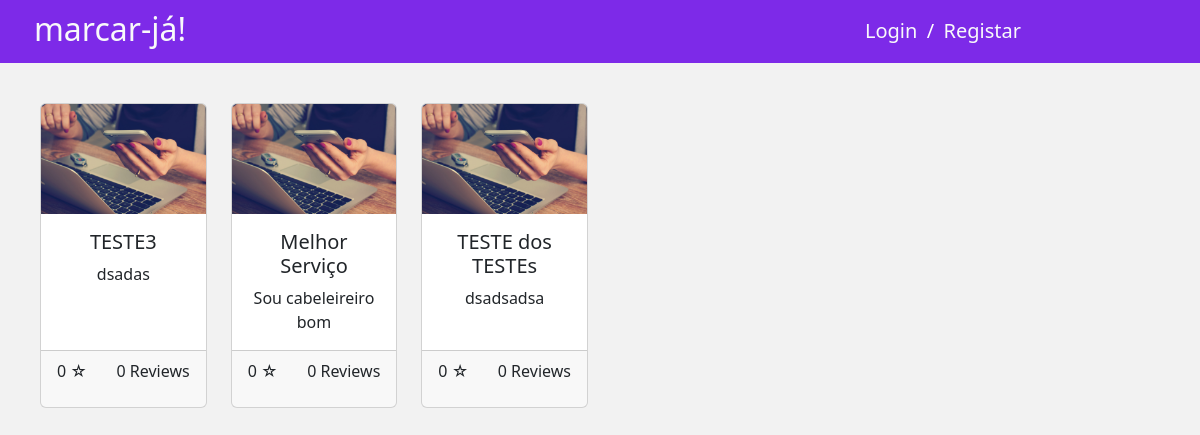
Before: /my_scheduler_api/ with the older database file.
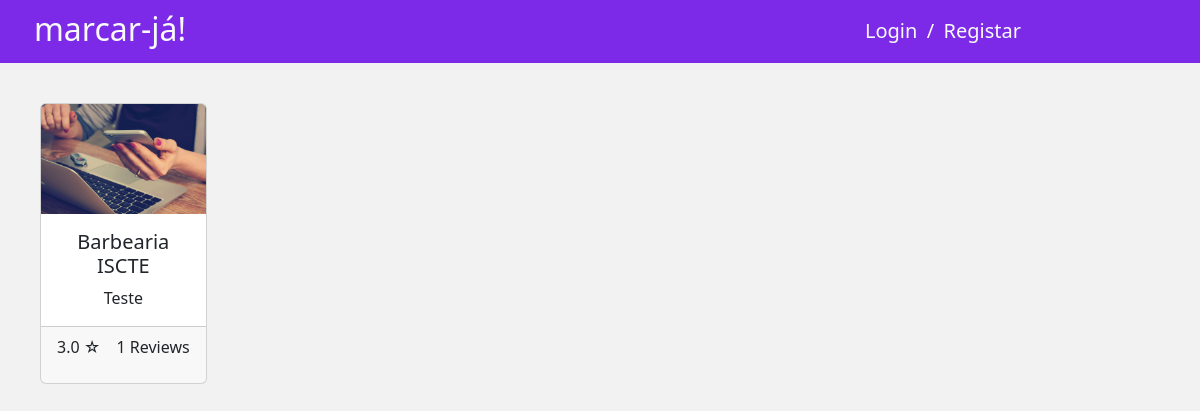
After: the same page with the newer database file.
### my_scheduler_api/models.py (models this page shows, shortened)
class Services(models.Model):
    client = models.ForeignKey(Client, on_delete=models.CASCADE)
    name = models.CharField(max_length=100)
    selected_times = models.JSONField()
    menuItems = models.JSONField()
    description = models.TextField()
    address = models.CharField(max_length=255)
    icon = models.ImageField(default="static/media/profile_default.png")
    banner = models.ImageField(default="static/media/profile_default.png")
    is_approved = models.BooleanField(default=False)
    def calculate_average_rating(self):
        reviews = Review.objects.filter(service=self)
        average_rating = reviews.aggregate(Avg('stars'))['stars__avg']
        if average_rating is None:
            return 0
        else:
            return round(average_rating, 1)
    def review_count(self):
        reviews = Review.objects.filter(service=self)
        count = reviews.count()
        return count

### my_scheduler_api/views.py (the view)
# urls.py: path('', views.index, name="index"),
def index(request):
    services = Services.objects.all()
    return render(request, 'index.html', {'services': services})

### my_scheduler_api/templates/index.html (shortened to what this page needs)
<!DOCTYPE html>
<html lang="pt">
<head>
    <link rel="stylesheet"
          href="https://cdnjs.cloudflare.com/ajax/libs/bootstrap-select/1.14.0-beta2/css/bootstrap-select.min.css">
    {% load static %}
    <link rel="stylesheet" type="text/css" href="{% static 'my_scheduler_api/bootstrap.min.css' %}"/>
    <link rel="stylesheet" type="text/css" href="{% static 'my_scheduler_api/style.css' %}"/>
</head>
<body class="bodyDiferent">
<header class="container-fluid">
    <div class="d-flex flex-row justify-content-between align-items-center">
        <div class="mr-left col-2">
            <a class="link-light link-opacity-50-hover link-underline link-underline-opacity-0"
               href="{% url 'my_scheduler_api:index' %}"><h2>marcar-já!</h2></a>
        </div>
        <div class="mr-right col-5">
            {% if not request.user.is_authenticated %}
                <a class="link-light link-opacity-50-hover link-underline link-underline-opacity-0"
                   href="{% url 'my_scheduler_api:register_or_login' %}?tab=login"><h5 class="d-inline">Login</h5></a>
                <h5 class="d-inline">&nbsp/&nbsp</h5>
                <a class="link-light link-opacity-50-hover link-underline link-underline-opacity-0"
                   href="{% url 'my_scheduler_api:register_or_login' %}?tab=register"><h5 class="d-inline">Registar</h5>
                </a>
            {% endif %}
        </div>
    </div>
</header>
<div class="content mt-4 ml-4 mr-4 mb-4">
    {% block conteudo %}
        <div class="row g-4" id="content-container">
            {% for service in services %}
                {% if service.is_approved %}
                    <div class="col-12 col-sm-6 col-md-4 col-lg-3 col-xl-2">
                        <a href="{% url 'my_scheduler_api:serviceDetail' service.id %}" class="service-link">
                            <div class="card h-100">
                                <img src="{% static 'my_scheduler_api/images/frontImg.jpg' %}" class="card-img-top"
                                     alt="Icone de {{ service.name }}">
                                <div class="card-body">
                                    <h5 class="card-title">{{ service.name }}</h5>
                                    <p class="card-text">{{ service.description |truncatechars:150 }}</p>
                                </div>
                                <div class="card-footer d-flex justify-content-between">
                                    <div class="left-content">
                                        <p class="average-rating">{{ service.calculate_average_rating }} ☆</p>
                                    </div>
                                    <div class="right-content">
                                        <p class="review-count">{{ service.review_count }} Reviews</p>
                                    </div>
                                </div>
                            </div>
                        </a>
                    </div>
                {% endif %}
            {% endfor %}
        </div>
    {% endblock %}
</div>
</body>
</html>

### my_scheduler_api/static/my_scheduler_api/style.css (style rules this page uses)
header { background-color: #7d2ae8; color: #fff; }
h2 { margin-top: 10px; margin-bottom: 15px; }
body { text-align: center; }

Changed rows visible on the page:
removed Services: is_approved True (drawn), name "Melhor Serviço", description "Sou cabeleireiro bom", calculate_average_rating "0", review_count "0"
removed Services: is_approved True (drawn), name "TESTE dos TESTEs", description "dsadsadsa", calculate_average_rating "0", review_count "0"
changed Services: name "TESTE3" → "Barbearia ISCTE"; description "dsadas" → "Teste"; calculate_average_rating "0" → "3.0"; review_count "0" → "1"
